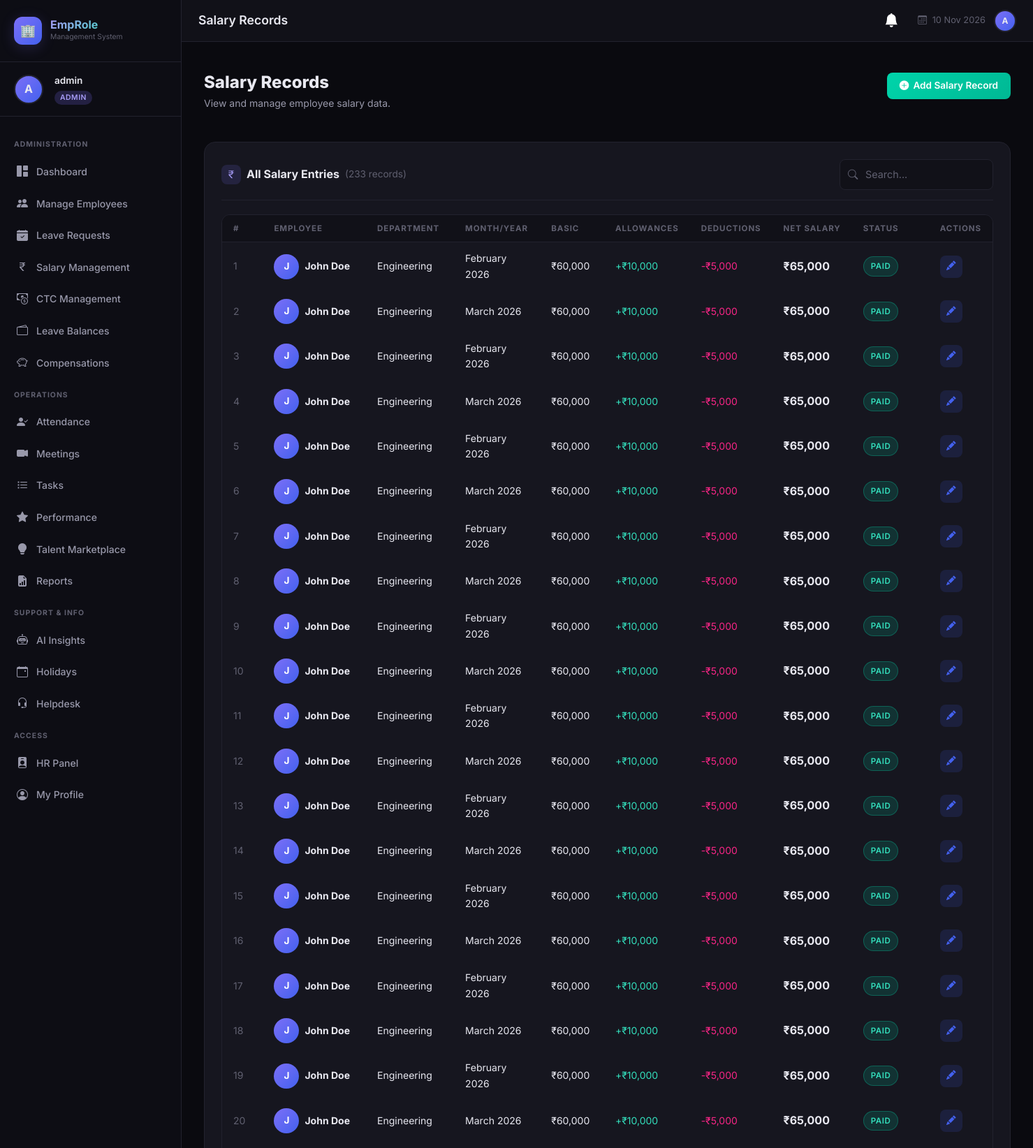
Screenshot of /hr/salary (signed in, upper part) with the database file from the repository.
### tables this page shows
CREATE TABLE salaries (
            id INTEGER PRIMARY KEY AUTOINCREMENT,
            employee_id INTEGER NOT NULL,
            month TEXT NOT NULL,
            year INTEGER NOT NULL,
            basic_salary REAL NOT NULL,
            allowances REAL DEFAULT 0,
            deductions REAL DEFAULT 0,
            net_salary REAL NOT NULL,
            paid_on DATE,
            status TEXT DEFAULT 'pending',
            FOREIGN KEY (employee_id) REFERENCES employees(id)
        );

CREATE TABLE employees (
            id INTEGER PRIMARY KEY AUTOINCREMENT,
            user_id INTEGER UNIQUE,
            name TEXT NOT NULL,
            email TEXT NOT NULL,
            phone TEXT,
            department TEXT,
            designation TEXT,
            joining_date DATE,
            status TEXT DEFAULT 'active',
            FOREIGN KEY (user_id) REFERENCES users(id)
        );

### app.py (the view)
@app.route('/hr/salary')
@login_required
@role_required('hr', 'admin')
def hr_salary():
    db = get_db()
    salaries = db.execute(
        "SELECT s.*, e.name, e.department FROM salaries s JOIN employees e ON s.employee_id=e.id ORDER BY s.year DESC, s.id DESC"
    ).fetchall()
    employees = db.execute("SELECT id, name FROM employees").fetchall()
    db.close()
    return render_template('hr/salary.html', salaries=salaries, employees=employees)

### ai_service.py (called while the page is built)
@ai_service_bp.before_app_request
def setup_ai():
    if not hasattr(ai_service_bp, 'schema_initialized'):
        init_ai_schema()
        ai_service_bp.schema_initialized = True

### app.py (called while the page is built)
@app.context_processor
def inject_notifications():
    if 'user_id' in session:
        db = get_db()
        n = db.execute("SELECT * FROM notifications WHERE user_id=? AND is_read=0 ORDER BY created_at DESC LIMIT 5", (session['user_id'],)).fetchall()
        c = db.execute("SELECT COUNT(*) as c FROM notifications WHERE user_id=? AND is_read=0", (session['user_id'],)).fetchone()['c']
        db.close()
        return dict(recent_notifications=n, unread_notifications_count=c)
    return dict(recent_notifications=[], unread_notifications_count=0)

def login_required(f):
    @wraps(f)
    def decorated(*args, **kwargs):
        if 'user_id' not in session:
            flash('Please log in to access this page.', 'warning')
            return redirect(url_for('login'))
        return f(*args, **kwargs)
    return decorated

def role_required(*roles):
    def decorator(f):
        @wraps(f)
        def decorated(*args, **kwargs):
            if 'user_id' not in session:
                return redirect(url_for('login'))
            if session.get('role') not in roles:
                flash('Access denied. Insufficient permissions.', 'danger')
                return redirect(url_for('dashboard'))
            return f(*args, **kwargs)
        return decorated
    return decorator

### database.py (called while the page is built)
def get_db():
    conn = sqlite3.connect(DB_PATH)
    conn.row_factory = sqlite3.Row
    conn.execute("PRAGMA foreign_keys = ON")
    return conn

### templates/hr/salary.html (shortened to what this page needs)
{% extends "base.html" %}
{% block page_title %}Salary Records{% endblock %}
{% block content %}
<div class="page-header fade-in">
  <div class="d-flex justify-content-between align-items-start flex-wrap gap-3">
    <div>
      <h2>Salary Records</h2>
      <p>View and manage employee salary data.</p>
    </div>
    <button class="btn-accent" data-bs-toggle="modal" data-bs-target="#addSalaryModal" style="display:inline-flex; align-items:center; gap:6px;">
      <i class="bi bi-plus-circle-fill"></i> Add Salary Record
    </button>
  </div>
</div>
<div class="content-card">
  <div class="card-header-custom">
    <div class="card-title-custom">
      <div class="title-icon"><i class="bi bi-currency-rupee"></i></div>
      All Salary Entries <span style="color:var(--text-muted); font-weight:400; font-size:0.85rem;">({{ salaries|length }} records)</span>
    </div>
    <div class="search-box">
      <i class="bi bi-search search-icon"></i>
      <input type="text" id="table-search" class="form-control" placeholder="Search...">
    </div>
  </div>
  {% if salaries %}
  <div class="table-wrapper">
    <table class="table-dark-custom">
      <thead>
        <tr>
          <th>#</th>
          <th>Employee</th>
          <th>Department</th>
          <th>Month/Year</th>
          <th>Basic</th>
          <th>Allowances</th>
          <th>Deductions</th>
          <th>Net Salary</th>
          <th>Status</th>
          <th>Actions</th>
        </tr>
      </thead>
      <tbody>
        {% for sal in salaries %}
        <tr class="searchable-row">
          <td style="color:var(--text-muted);">{{ loop.index }}</td>
          <td>
            <div class="d-flex align-items-center gap-2">
              <div class="emp-avatar">{{ sal.name[0].upper() }}</div>
              <strong>{{ sal.name }}</strong>
            </div>
          </td>
          <td>{{ sal.department or '—' }}</td>
          <td>{{ sal.month }} {{ sal.year }}</td>
          <td>₹{{ "{:,.0f}".format(sal.basic_salary) }}</td>
          <td style="color:var(--accent-teal-light);">+₹{{ "{:,.0f}".format(sal.allowances) }}</td>
          <td style="color:var(--accent-pink);">-₹{{ "{:,.0f}".format(sal.deductions) }}</td>
          <td style="font-weight:700; font-size:1rem; color:var(--text-primary);">₹{{ "{:,.0f}".format(sal.net_salary) }}</td>
          <td><span class="badge-custom badge-{{ sal.status }}">{{ sal.status }}</span></td>
          <td>
            <a href="{{ url_for('hr_edit_salary', sal_id=sal.id) }}" class="btn-sm-icon btn-edit" title="Edit">
              <i class="bi bi-pencil-fill"></i>
            </a>
          </td>
        </tr>
        {% endfor %}
      </tbody>
    </table>
  </div>
  {% else %}
  <div class="empty-state">
    <i class="bi bi-currency-rupee"></i>
    <p>No salary records available.</p>
  </div>
  {% endif %}
</div>
{% endblock %}

### rows the page displays
salaries: name "J", name "John Doe", department "Engineering", month "February", year "2026", basic_salary "60,000", allowances "10,000", deductions "5,000", net_salary "65,000", status "PAID"
salaries: name "J", name "John Doe", department "Engineering", month "March", year "2026", basic_salary "60,000", allowances "10,000", deductions "5,000", net_salary "65,000", status "PAID"
salaries: name "J", name "John Doe", department "Engineering", month "February", year "2026", basic_salary "60,000", allowances "10,000", deductions "5,000", net_salary "65,000", status "PAID"
salaries: name "J", name "John Doe", department "Engineering", month "March", year "2026", basic_salary "60,000", allowances "10,000", deductions "5,000", net_salary "65,000", status "PAID"
salaries: name "J", name "John Doe", department "Engineering", month "February", year "2026", basic_salary "60,000", allowances "10,000", deductions "5,000", net_salary "65,000", status "PAID"
salaries: name "J", name "John Doe", department "Engineering", month "March", year "2026", basic_salary "60,000", allowances "10,000", deductions "5,000", net_salary "65,000", status "PAID"
salaries: name "J", name "John Doe", department "Engineering", month "February", year "2026", basic_salary "60,000", allowances "10,000", deductions "5,000", net_salary "65,000", status "PAID"
salaries: name "J", name "John Doe", department "Engineering", month "March", year "2026", basic_salary "60,000", allowances "10,000", deductions "5,000", net_salary "65,000", status "PAID"
salaries: name "J", name "John Doe", department "Engineering", month "February", year "2026", basic_salary "60,000", allowances "10,000", deductions "5,000", net_salary "65,000", status "PAID"
salaries: name "J", name "John Doe", department "Engineering", month "March", year "2026", basic_salary "60,000", allowances "10,000", deductions "5,000", net_salary "65,000", status "PAID"
salaries: name "J", name "John Doe", department "Engineering", month "February", year "2026", basic_salary "60,000", allowances "10,000", deductions "5,000", net_salary "65,000", status "PAID"
salaries: name "J", name "John Doe", department "Engineering", month "March", year "2026", basic_salary "60,000", allowances "10,000", deductions "5,000", net_salary "65,000", status "PAID"
salaries: name "J", name "John Doe", department "Engineering", month "February", year "2026", basic_salary "60,000", allowances "10,000", deductions "5,000", net_salary "65,000", status "PAID"
salaries: name "J", name "John Doe", department "Engineering", month "March", year "2026", basic_salary "60,000", allowances "10,000", deductions "5,000", net_salary "65,000", status "PAID"
salaries: name "J", name "John Doe", department "Engineering", month "February", year "2026", basic_salary "60,000", allowances "10,000", deductions "5,000", net_salary "65,000", status "PAID"
salaries: name "J", name "John Doe", department "Engineering", month "March", year "2026", basic_salary "60,000", allowances "10,000", deductions "5,000", net_salary "65,000", status "PAID"
salaries: name "J", name "John Doe", department "Engineering", month "February", year "2026", basic_salary "60,000", allowances "10,000", deductions "5,000", net_salary "65,000", status "PAID"
salaries: name "J", name "John Doe", department "Engineering", month "March", year "2026", basic_salary "60,000", allowances "10,000", deductions "5,000", net_salary "65,000", status "PAID"
salaries: name "J", name "John Doe", department "Engineering", month "February", year "2026", basic_salary "60,000", allowances "10,000", deductions "5,000", net_salary "65,000", status "PAID"
salaries: name "J", name "John Doe", department "Engineering", month "March", year "2026", basic_salary "60,000", allowances "10,000", deductions "5,000", net_salary "65,000", status "PAID"

### other values shown
{{ session.username[0].upper() }} "A"
{{ session.username }} "admin"
{{ session.role }} "ADMIN"
{{ salaries|length }} "233"
